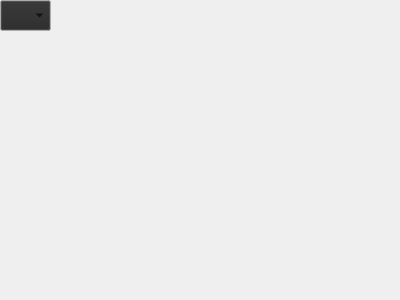
<?xml version="1.0" encoding="UTF-8"?>
<ui version="4.0">
 <class>Notevaluebox</class>
 <widget class="QWidget" name="Notevaluebox">
  <property name="geometry">
   <rect>
    <x>0</x>
    <y>0</y>
    <width>400</width>
    <height>300</height>
   </rect>
  </property>
  <property name="windowTitle">
   <string>Form</string>
  </property>
  <widget class="QComboBox" name="cb">
   <property name="geometry">
    <rect>
     <x>0</x>
     <y>0</y>
     <width>51</width>
     <height>31</height>
    </rect>
   </property>
   <property name="palette">
    <palette>
     <active>
      <colorrole role="Button">
       <brush brushstyle="SolidPattern">
        <color alpha="255">
         <red>40</red>
         <green>40</green>
         <blue>40</blue>
        </color>
       </brush>
      </colorrole>
     </active>
     <inactive>
      <colorrole role="Button">
       <brush brushstyle="SolidPattern">
        <color alpha="255">
         <red>40</red>
         <green>40</green>
         <blue>40</blue>
        </color>
       </brush>
      </colorrole>
     </inactive>
     <disabled>
      <colorrole role="Button">
       <brush brushstyle="SolidPattern">
        <color alpha="255">
         <red>40</red>
         <green>40</green>
         <blue>40</blue>
        </color>
       </brush>
      </colorrole>
     </disabled>
    </palette>
   </property>
   <property name="maxVisibleItems">
    <number>20</number>
   </property>
  </widget>
 </widget>
 <resources/>
 <connections/>
</ui>
